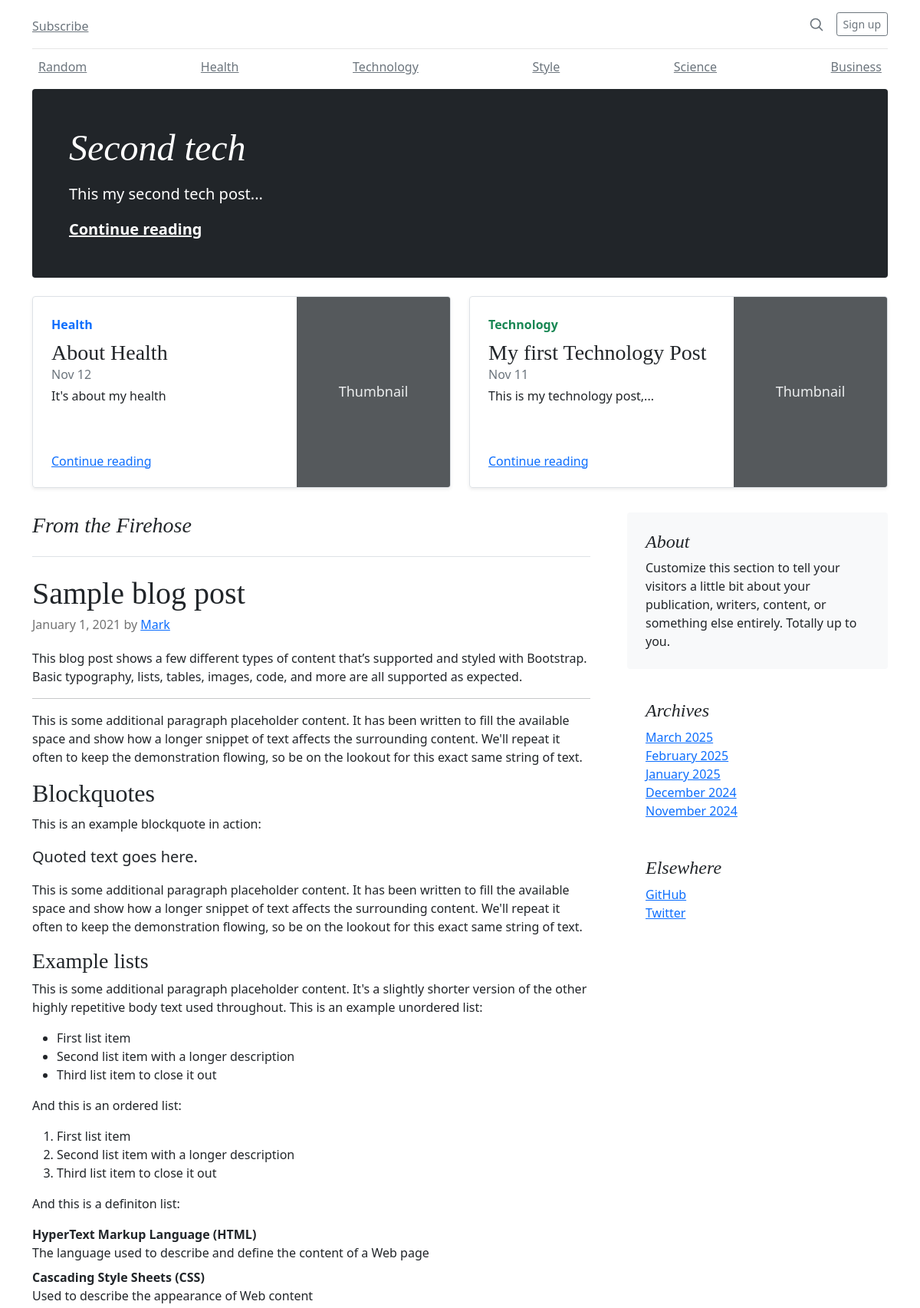
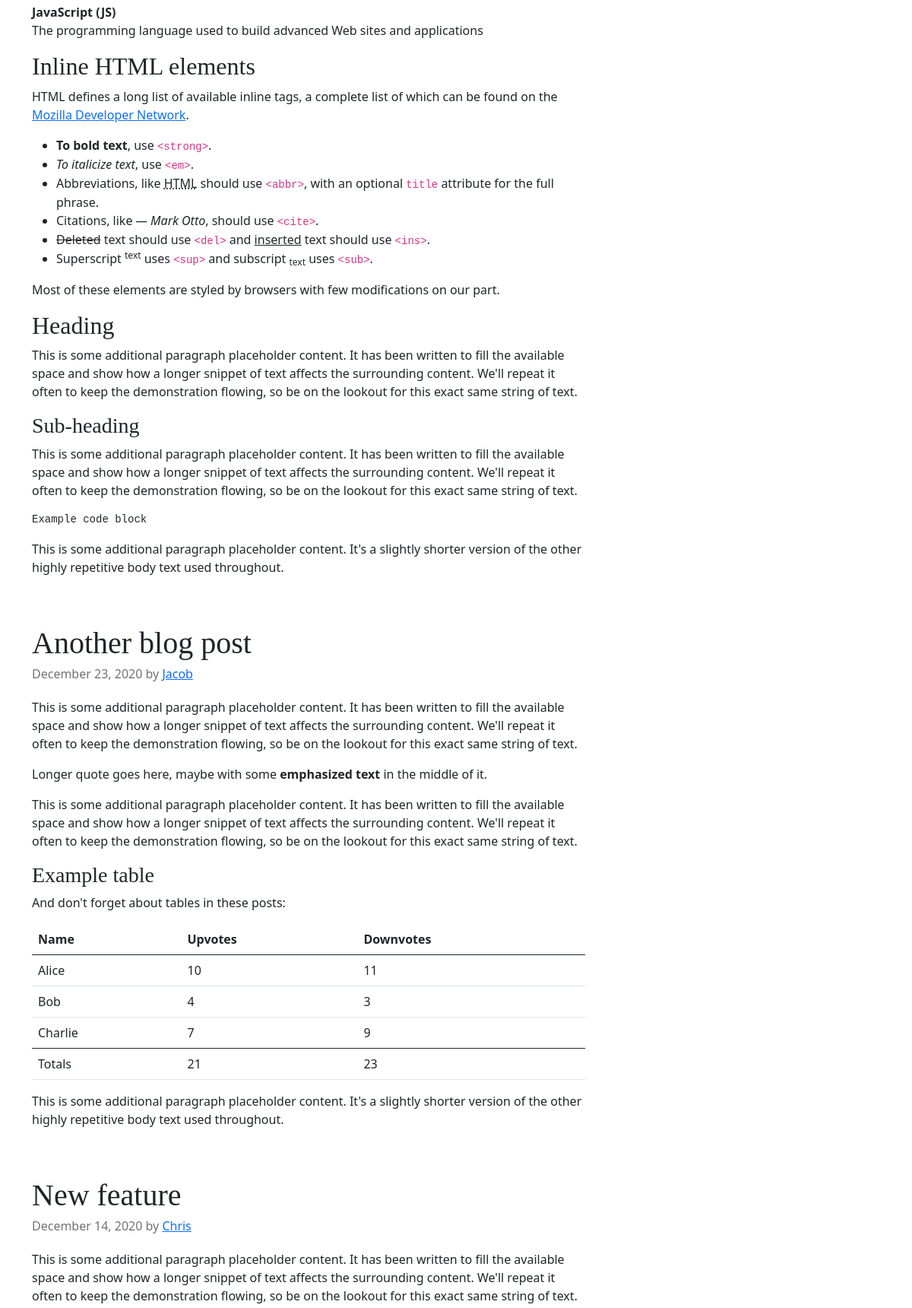
The page / (upper part) on the database its author committed (2 pictures, top to bottom).
### blog_app/models.py (models this page shows, shortened)
class Post(models.Model):
	id = models.UUIDField(primary_key=True, default=uuid.uuid4, editable=False)
	title = models.CharField(max_length=200)
	slug = models.SlugField(max_length=200, unique=True)
	author = models.ForeignKey(User, on_delete=models.CASCADE)
	content = models.TextField()
	created_at = models.DateTimeField(auto_now_add=True)
	updated_at = models.DateTimeField(auto_now=True)
	likes = models.IntegerField(default=0)
	categories = models.ForeignKey(Category, on_delete=models.CASCADE)
	is_published = models.BooleanField(default=True)
	def short_content(self):
		words = self.content.split()[:5]
		return ' '.join(words) + '...' if len(words) == 5 else ' '.join(words)

class Category(models.Model):
    name = models.CharField(max_length=100, unique=True)
    slug = models.SlugField(max_length=100, unique=True)
    class Meta:
    	verbose_name_plural = "Categories"

### blog_app/views.py (the view)
# urls.py: path('', views.index, name="index"),
def index(request):
	most_liked_post = Post.objects.order_by('-likes').first()
	top_three_posts = Post.objects.order_by('-likes')[:3]
	second_most_liked_post = top_three_posts[1] if len(top_three_posts) > 1 else None
	third_most_liked_post = top_three_posts[2] if len(top_three_posts) > 2 else None
	context = {
	'most_liked_post':most_liked_post,
	'second_most_liked_post':second_most_liked_post,
	'third_most_liked_post':third_most_liked_post
	}
	return render(request, 'index.html', context)

### blog_app/templates/index.html (shortened to what this page needs)
{% extends 'base.html' %}
    {% block top_blog %}
      <h1 class="display-4 fst-italic">{{ most_liked_post.title }}</h1>
      <p class="lead my-3">{{ most_liked_post.short_content }}</p>
      <p class="lead mb-0"><a href="#" class="text-white fw-bold">Continue reading</a></p>
    {% endblock %}
  {% block content %}
  <div class="row mb-2">
    <div class="col-md-6">
      <div class="row g-0 border rounded overflow-hidden flex-md-row mb-4 shadow-sm h-md-250 position-relative">
        <div class="col p-4 d-flex flex-column position-static">
          <strong class="d-inline-block mb-2 text-primary">{{ second_most_liked_post.categories.name }}</strong>
          <h3 class="mb-0">{{ second_most_liked_post.title }}</h3>
          <div class="mb-1 text-muted">Nov 12</div>
          <p class="card-text mb-auto">{{ second_most_liked_post.short_content }}</p>
          <a href="#" class="stretched-link">Continue reading</a>
        </div>
        <div class="col-auto d-none d-lg-block">
          <svg class="bd-placeholder-img" width="200" height="250" xmlns="http://www.w3.org/2000/svg" role="img" aria-label="Placeholder: Thumbnail" preserveAspectRatio="xMidYMid slice" focusable="false"><title>Placeholder</title><rect width="100%" height="100%" fill="#55595c"/><text x="50%" y="50%" fill="#eceeef" dy=".3em">Thumbnail</text></svg>
        </div>
      </div>
    </div>
    <div class="col-md-6">
      <div class="row g-0 border rounded overflow-hidden flex-md-row mb-4 shadow-sm h-md-250 position-relative">
        <div class="col p-4 d-flex flex-column position-static">
          <strong class="d-inline-block mb-2 text-success">{{ third_most_liked_post.categories.name }}</strong>
          <h3 class="mb-0">{{ third_most_liked_post.title }}</h3>
          <div class="mb-1 text-muted">Nov 11</div>
          <p class="mb-auto">{{ third_most_liked_post.short_content }}</p>
          <a href="#" class="stretched-link">Continue reading</a>
        </div>
        <div class="col-auto d-none d-lg-block">
          <svg class="bd-placeholder-img" width="200" height="250" xmlns="http://www.w3.org/2000/svg" role="img" aria-label="Placeholder: Thumbnail" preserveAspectRatio="xMidYMid slice" focusable="false"><title>Placeholder</title><rect width="100%" height="100%" fill="#55595c"/><text x="50%" y="50%" fill="#eceeef" dy=".3em">Thumbnail</text></svg>
        </div>
      </div>
    </div>
  </div>
  <div class="row g-5">
    <div class="col-md-8">
      <h3 class="pb-4 mb-4 fst-italic border-bottom">
        From the Firehose
      </h3>
      <article class="blog-post">
        <h2 class="blog-post-title">Sample blog post</h2>
        <p class="blog-post-meta">January 1, 2021 by <a href="#">Mark</a></p>
        <p>This blog post shows a few different types of content that’s supported and styled with Bootstrap. Basic typography, lists, tables, images, code, and more are all supported as expected.</p>
        <hr>
        <p>This is some additional paragraph placeholder content. It has been written to fill the available space and show how a longer snippet of text affects the surrounding content. We'll repeat it often to keep the demonstration flowing, so be on the lookout for this exact same string of text.</p>
        <h2>Blockquotes</h2>
        <p>This is an example blockquote in action:</p>
        <blockquote class="blockquote">
          <p>Quoted text goes here.</p>
        </blockquote>
        <p>This is some additional paragraph placeholder content. It has been written to fill the available space and show how a longer snippet of text affects the surrounding content. We'll repeat it often to keep the demonstration flowing, so be on the lookout for this exact same string of text.</p>
        <h3>Example lists</h3>
        <p>This is some additional paragraph placeholder content. It's a slightly shorter version of the other highly repetitive body text used throughout. This is an example unordered list:</p>
        <ul>
          <li>First list item</li>
          <li>Second list item with a longer description</li>
          <li>Third list item to close it out</li>
        </ul>
        <p>And this is an ordered list:</p>
        <ol>
          <li>First list item</li>
          <li>Second list item with a longer description</li>
          <li>Third list item to close it out</li>
        </ol>
        <p>And this is a definiton list:</p>
        <dl>
          <dt>HyperText Markup Language (HTML)</dt>
          <dd>The language used to describe and define the content of a Web page</dd>
          <dt>Cascading Style Sheets (CSS)</dt>
          <dd>Used to describe the appearance of Web content</dd>
          <dt>JavaScript (JS)</dt>
          <dd>The programming language used to build advanced Web sites and applications</dd>
        </dl>
        <h2>Inline HTML elements</h2>
        <p>HTML defines a long list of available inline tags, a complete list of which can be found on the <a href="https://developer.mozilla.org/en-US/docs/Web/HTML/Element">Mozilla Developer Network</a>.</p>
        <ul>
          <li><strong>To bold text</strong>, use <code class="language-plaintext highlighter-rouge">&lt;strong&gt;</code>.</li>
          <li><em>To italicize text</em>, use <code class="language-plaintext highlighter-rouge">&lt;em&gt;</code>.</li>
          <li>Abbreviations, like <abbr title="HyperText Markup Langage">HTML</abbr> should use <code class="language-plaintext highlighter-rouge">&lt;abbr&gt;</code>, with an optional <code class="language-plaintext highlighter-rouge">title</code> attribute for the full phrase.</li>
          <li>Citations, like <cite>— Mark Otto</cite>, should use <code class="language-plaintext highlighter-rouge">&lt;cite&gt;</code>.</li>
          <li><del>Deleted</del> text should use <code class="language-plaintext highlighter-rouge">&lt;del&gt;</code> and <ins>inserted</ins> text should use <code class="language-plaintext highlighter-rouge">&lt;ins&gt;</code>.</li>
          <li>Superscript <sup>text</sup> uses <code class="language-plaintext highlighter-rouge">&lt;sup&gt;</code> and subscript <sub>text</sub> uses <code class="language-plaintext highlighter-rouge">&lt;sub&gt;</code>.</li>
        </ul>
        <p>Most of these elements are styled by browsers with few modifications on our part.</p>
        <h2>Heading</h2>
        <p>This is some additional paragraph placeholder content. It has been written to fill the available space and show how a longer snippet of text affects the surrounding content. We'll repeat it often to keep the demonstration flowing, so be on the lookout for this exact same string of text.</p>
        <h3>Sub-heading</h3>
        <p>This is some additional paragraph placeholder content. It has been written to fill the available space and show how a longer snippet of text affects the surrounding content. We'll repeat it often to keep the demonstration flowing, so be on the lookout for this exact same string of text.</p>
        <pre><code>Example code block</code></pre>
        <p>This is some additional paragraph placeholder content. It's a slightly shorter version of the other highly repetitive body text used throughout.</p>
      </article>
      <article class="blog-post">
        <h2 class="blog-post-title">Another blog post</h2>
        <p class="blog-post-meta">December 23, 2020 by <a href="#">Jacob</a></p>
        <p>This is some additional paragraph placeholder content. It has been written to fill the available space and show how a longer snippet of text affects the surrounding content. We'll repeat it often to keep the demonstration flowing, so be on the lookout for this exact same string of text.</p>
        <blockquote>
          <p>Longer quote goes here, maybe with some <strong>emphasized text</strong> in the middle of it.</p>
        </blockquote>
        <p>This is some additional paragraph placeholder content. It has been written to fill the available space and show how a longer snippet of text affects the surrounding content. We'll repeat it often to keep the demonstration flowing, so be on the lookout for this exact same string of text.</p>
        <h3>Example table</h3>
        <p>And don't forget about tables in these posts:</p>
        <table class="table">
          <thead>
            <tr>
              <th>Name</th>
              <th>Upvotes</th>
              <th>Downvotes</th>
            </tr>
          </thead>
          <tbody>
            <tr>
              <td>Alice</td>
              <td>10</td>
              <td>11</td>
            </tr>
            <tr>
              <td>Bob</td>
              <td>4</td>
              <td>3</td>
            </tr>
            <tr>
              <td>Charlie</td>
              <td>7</td>
              <td>9</td>
            </tr>
          </tbody>
          <tfoot>
            <tr>
              <td>Totals</td>
              <td>21</td>
              <td>23</td>
            </tr>
          </tfoot>
        </table>
        <p>This is some additional paragraph placeholder content. It's a slightly shorter version of the other highly repetitive body text used throughout.</p>
      </article>
      <article class="blog-post">
        <h2 class="blog-post-title">New feature</h2>
        <p class="blog-post-meta">December 14, 2020 by <a href="#">Chris</a></p>
        <p>This is some additional paragraph placeholder content. It has been written to fill the available space and show how a longer snippet of text affects the surrounding content. We'll repeat it often to keep the demonstration flowing, so be on the lookout for this exact same string of text.</p>
      </article>
    </div>
{% endblock %}

### static/css/blog.css (style rules this page uses)
h1, h2, h3, h4, h5, h6 { font-family: "Playfair Display", Georgia, "Times New Roman", serif; }
.display-4 { font-size: 2.5rem; }
@media (min-width: 768px) { .display-4 { font-size: 3rem; } }
@media (min-width: 768px) { .h-md-250 { height: 250px; } }
.blog-post { margin-bottom: 4rem; }
.blog-post-title { margin-bottom: .25rem; font-size: 2.5rem; }
.blog-post-meta { margin-bottom: 1.25rem; color: #727272; }

### blog_app/templates/base.html (style rules this page uses)
.bd-placeholder-img { font-size: 1.125rem; text-anchor: middle; -webkit-user-select: none; -moz-user-select: none; user-select: none; }

### rows shown on the page
Post: title "Second tech", short_content "This my second tech post..."
Post: categories.name "Health", title "About Health", short_content "It's about my health"
Post: categories.name "Technology", title "My first Technology Post", short_content "This is my technology post,..."
